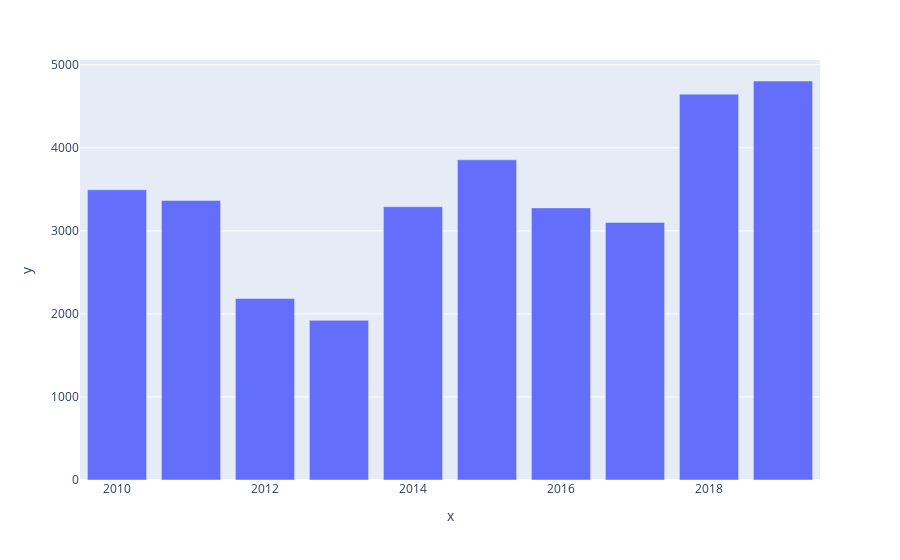

The notebook cell this image was saved under:
### Code cell
px.bar(x=years,y=sales)

### Figure 1 — Plotly figure (JSON) as saved in the notebook; plotly's stock layout.template omitted (floating-point values rounded to 4 significant figures)
{"data": [{"alignmentgroup": "True", "hovertemplate": "x=%{x}<br>y=%{y}<extra></extra>", "legendgroup": "", "marker": {"color": "#636efa", "pattern": {"shape": ""}}, "name": "", "offsetgroup": "", "orientation": "v", "showlegend": false, "textposition": "auto", "type": "bar", "x": [2010, 2011, 2012, 2013, 2014, 2015, 2016, 2017, 2018, 2019], "xaxis": "x", "y": [3495, 3367, 2185, 1923, 3291, 3856, 3277, 3101, 4646, 4805], "yaxis": "y"}], "layout": {"barmode": "relative", "legend": {"tracegroupgap": 0}, "margin": {"t": 60}, "xaxis": {"anchor": "y", "domain": [0, 1], "title": {"text": "x"}}, "yaxis": {"anchor": "x", "domain": [0, 1], "title": {"text": "y"}}}}
